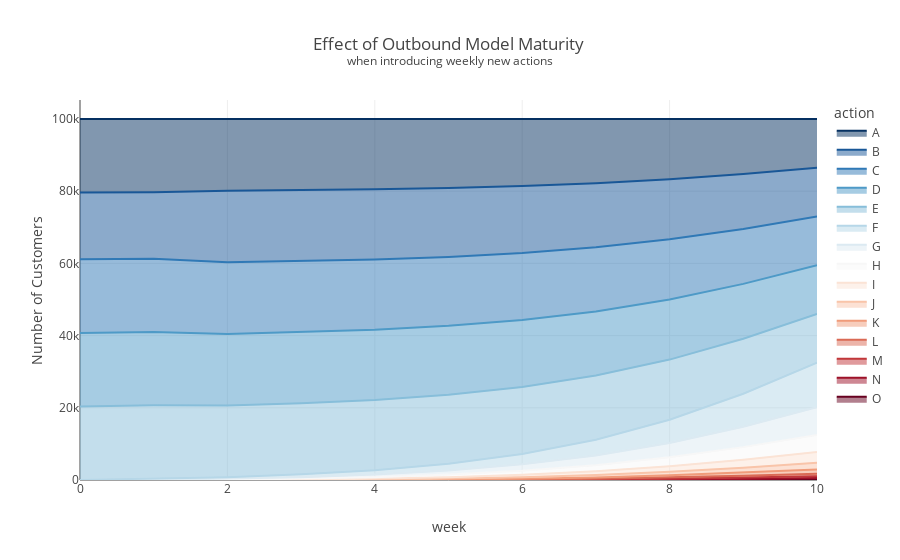

Source (notebook cell):
### Markdown cell above
Suppose we start with 5 actions and introduce a new action every week. We
receive feedback after a week, so the reach of the new
actions ramps up after each week until it reaches the 200 positives and is then
mixed with the other actions.

The plot below illustrates how many customers (out of a hypothetical base
of `100000`) get the different actions.

Of course, in an actual implementation, there usually are more factors that are 
considered whether or not to give an action. This includes volume constraints,
propensity thresholding and other factors.

### Code cell
WithExistingActions

### Figure 1 — Plotly figure (JSON) as saved in the notebook; plotly's stock layout.template omitted (floating-point values rounded to 4 significant figures)
{"data": [{"fillpattern": {"shape": ""}, "hovertemplate": "action=O<br>week=%{x}<br>Number of Customers=%{y}<extra></extra>", "legendgroup": "O", "line": {"color": "rgb(103, 0, 31)"}, "marker": {"symbol": "circle"}, "mode": "lines", "name": "O", "orientation": "v", "showlegend": true, "stackgroup": "1", "type": "scatter", "x": [10], "xaxis": "x", "y": [270.0], "yaxis": "y"}, {"fillpattern": {"shape": ""}, "hovertemplate": "action=N<br>week=%{x}<br>Number of Customers=%{y}<extra></extra>", "legendgroup": "N", "line": {"color": "rgb(157, 17, 40)"}, "marker": {"symbol": "circle"}, "mode": "lines", "name": "N", "orientation": "v", "showlegend": true, "stackgroup": "1", "type": "scatter", "x": [9, 10], "xaxis": "x", "y": [304.4, 270.0], "yaxis": "y"}, {"fillpattern": {"shape": ""}, "hovertemplate": "action=M<br>week=%{x}<br>Number of Customers=%{y}<extra></extra>", "legendgroup": "M", "line": {"color": "rgb(193, 55, 58)"}, "marker": {"symbol": "circle"}, "mode": "lines", "name": "M", "orientation": "v", "showlegend": true, "stackgroup": "1", "type": "scatter", "x": [8, 9, 10], "xaxis": "x", "y": [333.2, 304.4, 490.4], "yaxis": "y"}, {"fillpattern": {"shape": ""}, "hovertemplate": "action=L<br>week=%{x}<br>Number of Customers=%{y}<extra></extra>", "legendgroup": "L", "line": {"color": "rgb(218, 106, 85)"}, "marker": {"symbol": "circle"}, "mode": "lines", "name": "L", "orientation": "v", "showlegend": true, "stackgroup": "1", "type": "scatter", "x": [7, 8, 9, 10], "xaxis": "x", "y": [355.3, 333.2, 569.5, 725.5], "yaxis": "y"}, {"fillpattern": {"shape": ""}, "hovertemplate": "action=K<br>week=%{x}<br>Number of Customers=%{y}<extra></extra>", "legendgroup": "K", "line": {"color": "rgb(240, 155, 122)"}, "marker": {"symbol": "circle"}, "mode": "lines", "name": "K", "orientation": "v", "showlegend": true, "stackgroup": "1", "type": "scatter", "x": [6, 7, 8, 9, 10], "xaxis": "x", "y": [371.2, 355.3, 636.3, 846.3, 1171.0], "yaxis": "y"}, {"fillpattern": {"shape": ""}, "hovertemplate": "action=J<br>week=%{x}<br>Number of Customers=%{y}<extra></extra>", "legendgroup": "J", "line": {"color": "rgb(249, 196, 169)"}, "marker": {"symbol": "circle"}, "mode": "lines", "name": "J", "orientation": "v", "showlegend": true, "stackgroup": "1", "type": "scatter", "x": [5, 6, 7, 8, 9, 10], "xaxis": "x", "y": [382.0, 371.2, 687.8, 948.1, 1379.0, 1850.0], "yaxis": "y"}, {"fillpattern": {"shape": ""}, "hovertemplate": "action=I<br>week=%{x}<br>Number of Customers=%{y}<extra></extra>", "legendgroup": "I", "line": {"color": "rgb(251, 227, 213)"}, "marker": {"symbol": "circle"}, "mode": "lines", "name": "I", "orientation": "v", "showlegend": true, "stackgroup": "1", "type": "scatter", "x": [4, 5, 6, 7, 8, 9, 10], "xaxis": "x", "y": [389.2, 382.0, 725.1, 1027.0, 1555.0, 2186.0, 2968.0], "yaxis": "y"}, {"fillpattern": {"shape": ""}, "hovertemplate": "action=H<br>week=%{x}<br>Number of Customers=%{y}<extra></extra>", "legendgroup": "H", "line": {"color": "rgb(247, 247, 247)"}, "marker": {"symbol": "circle"}, "mode": "lines", "name": "H", "orientation": "v", "showlegend": true, "stackgroup": "1", "type": "scatter", "x": [3, 4, 5, 6, 7, 8, 9, 10], "xaxis": "x", "y": [393.7, 389.2, 750.4, 1083.0, 1690.0, 2469.0, 3517.0, 4752.0], "yaxis": "y"}, {"fillpattern": {"shape": ""}, "hovertemplate": "action=G<br>week=%{x}<br>Number of Customers=%{y}<extra></extra>", "legendgroup": "G", "line": {"color": "rgb(220, 234, 242)"}, "marker": {"symbol": "circle"}, "mode": "lines", "name": "G", "orientation": "v", "showlegend": true, "stackgroup": "1", "type": "scatter", "x": [2, 3, 4, 5, 6, 7, 8, 9, 10], "xaxis": "x", "y": [396.8, 393.7, 767.6, 1122.0, 1788.0, 2688.0, 3981.0, 5642.0, 7638.0], "yaxis": "y"}, {"fillpattern": {"shape": ""}, "hovertemplate": "action=F<br>week=%{x}<br>Number of Customers=%{y}<extra></extra>", "legendgroup": "F", "line": {"color": "rgb(182, 215, 232)"}, "marker": {"symbol": "circle"}, "mode": "lines", "name": "F", "orientation": "v", "showlegend": true, "stackgroup": "1", "type": "scatter", "x": [1, 2, 3, 4, 5, 6, 7, 8, 9, 10], "xaxis": "x", "y": [405.8, 396.8, 785.2, 1155.0, 1868.0, 2865.0, 4369.0, 6436.0, 9139.0, 12360.0], "yaxis": "y"}, {"fillpattern": {"shape": ""}, "hovertemplate": "action=E<br>week=%{x}<br>Number of Customers=%{y}<extra></extra>", "legendgroup": "E", "line": {"color": "rgb(135, 190, 218)"}, "marker": {"symbol": "circle"}, "mode": "lines", "name": "E", "orientation": "v", "showlegend": true, "stackgroup": "1", "type": "scatter", "x": [0, 1, 2, 3, 4, 5, 6, 7, 8, 9, 10], "xaxis": "x", "y": [20380.0, 20290.0, 19840.0, 19690.0, 19460.0, 19100.0, 18560.0, 17770.0, 16660.0, 15220.0, 13500.0], "yaxis": "y"}, {"fillpattern": {"shape": ""}, "hovertemplate": "action=D<br>week=%{x}<br>Number of Customers=%{y}<extra></extra>", "legendgroup": "D", "line": {"color": "rgb(78, 154, 199)"}, "marker": {"symbol": "circle"}, "mode": "lines", "name": "D", "orientation": "v", "showlegend": true, "stackgroup": "1", "type": "scatter", "x": [0, 1, 2, 3, 4, 5, 6, 7, 8, 9, 10], "xaxis": "x", "y": [20380.0, 20290.0, 19840.0, 19690.0, 19460.0, 19100.0, 18560.0, 17770.0, 16660.0, 15220.0, 13500.0], "yaxis": "y"}, {"fillpattern": {"shape": ""}, "hovertemplate": "action=C<br>week=%{x}<br>Number of Customers=%{y}<extra></extra>", "legendgroup": "C", "line": {"color": "rgb(48, 121, 182)"}, "marker": {"symbol": "circle"}, "mode": "lines", "name": "C", "orientation": "v", "showlegend": true, "stackgroup": "1", "type": "scatter", "x": [0, 1, 2, 3, 4, 5, 6, 7, 8, 9, 10], "xaxis": "x", "y": [20380.0, 20290.0, 19840.0, 19690.0, 19460.0, 19100.0, 18560.0, 17770.0, 16660.0, 15220.0, 13500.0], "yaxis": "y"}, {"fillpattern": {"shape": ""}, "hovertemplate": "action=B<br>week=%{x}<br>Number of Customers=%{y}<extra></extra>", "legendgroup": "B", "line": {"color": "rgb(25, 87, 151)"}, "marker": {"symbol": "circle"}, "mode": "lines", "name": "B", "orientation": "v", "showlegend": true, "stackgroup": "1", "type": "scatter", "x": [0, 1, 2, 3, 4, 5, 6, 7, 8, 9, 10], "xaxis": "x", "y": [18500.0, 18420.0, 19840.0, 19690.0, 19460.0, 19100.0, 18560.0, 17770.0, 16660.0, 15220.0, 13500.0], "yaxis": "y"}, {"fillpattern": {"shape": ""}, "hovertemplate": "action=A<br>week=%{x}<br>Number of Customers=%{y}<extra></extra>", "legendgroup": "A", "line": {"color": "rgb(5, 48, 97)"}, "marker": {"symbol": "circle"}, "mode": "lines", "name": "A", "orientation": "v", "showlegend": true, "stackgroup": "1", "type": "scatter", "x": [0, 1, 2, 3, 4, 5, 6, 7, 8, 9, 10], "xaxis": "x", "y": [20380.0, 20290.0, 19840.0, 19690.0, 19460.0, 19100.0, 18560.0, 17770.0, 16660.0, 15220.0, 13500.0], "yaxis": "y"}], "layout": {"legend": {"title": {"text": "action"}, "tracegroupgap": 0, "traceorder": "reversed"}, "title": {"text": "Effect of Outbound Model Maturity <br><sup>when introducing weekly new actions</sup>"}, "xaxis": {"anchor": "y", "domain": [0, 1], "title": {"text": "week"}}, "yaxis": {"anchor": "x", "domain": [0, 1], "title": {"text": "Number of Customers"}}}}
